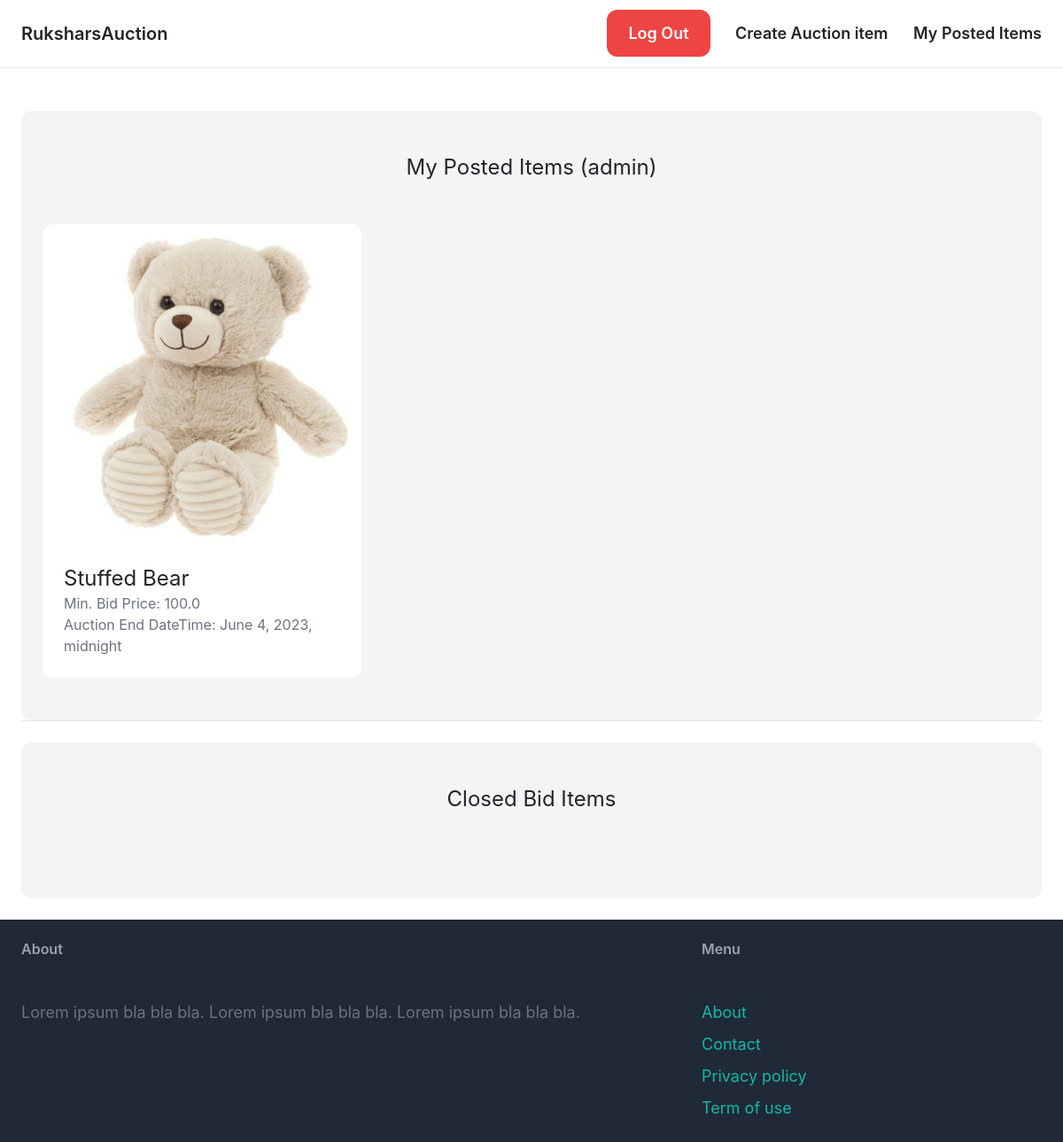
/dashboard/ (signed in), run on the app's committed database.
### core/models.py (models this page shows, shortened)
class CustomUser(AbstractUser):
    email = models.EmailField(unique=True)
    USERNAME_FIELD = 'email'
    REQUIRED_FIELDS = ['username']

### item/models.py (models this page shows, shortened)
class Item(models.Model):
    name = models.CharField(max_length=255)
    description = models.TextField(blank=True, null=True)
    minimum_bid_price = models.FloatField()
    image = models.ImageField(upload_to='item_images',blank=True, null=True)
    is_bid_close = models.BooleanField(default=False)
    created_by = models.ForeignKey(CustomUser, related_name='items', on_delete=models.CASCADE)
    created_at = models.DateTimeField(auto_now_add=True)
    auction_end_datetime = models.DateTimeField()

### dashboard/views.py (the view)
# urls.py: path('', views.index, name='index'),
@login_required
def index(request):
    items_need_to_close_bid= Item.objects.filter(is_bid_close=False,created_by=request.user, auction_end_datetime__lte=timezone.now())
    print('Items whose bids are now closing:')
    for item in items_need_to_close_bid:
        print(item.name)
        item.is_bid_close = True #closing the bid
        item.save()
    items_bid_open = Item.objects.filter(is_bid_close=False, created_by=request.user).order_by('-auction_end_datetime')
    items_bid_close = Item.objects.filter(is_bid_close=True, created_by=request.user)
    return render(request, 'dashboard/index.html', {
        'items_bid_open': items_bid_open,
        'items_bid_close': items_bid_close,
    })

### dashboard/templates/dashboard/index.html (shortened to what this page needs)
{% extends 'core/base.html' %}
{% block content %}
    <div class="mt-6 px-6 py-12 bg-gray-100 rounded-xl">
        <h2 class="mb-12 text-2xl text-center">My Posted Items ({{ request.user.username }})</h2>
        <div class="grid grid-cols-3 gap-3">
            {% for item in items_bid_open %}
                <div>
                    <a href="{% url 'item:detail' item.id %}">
                        <div>
                            <img src="{{ item.image.url }}" class="rounded-t-xl">
                        </div>
                        <div class="p-6 bg-white rounded-b-xl">
                            <h2 class="text-2xl">{{ item.name }}</h2>
                            <p class="text-gray-500">Min. Bid Price: {{ item.minimum_bid_price }}</p>
                            <p class="text-gray-500">Auction End DateTime: {{ item.auction_end_datetime }}</p>
                        </div>
                    </a>
                </div>
            {% endfor %}
        </div>
    </div>
    <hr>
    <div class="mt-6 px-6 py-12 bg-gray-100 rounded-xl">
        <h2 class="mb-12 text-2xl text-center">Closed Bid Items</h2>
    </div>
{% endblock %}

### data on the page
CustomUser: user.username "admin"
Item: image (picture), name "Stuffed Bear", minimum_bid_price "100.0", auction_end_datetime "June 4, 2023, midnight"
